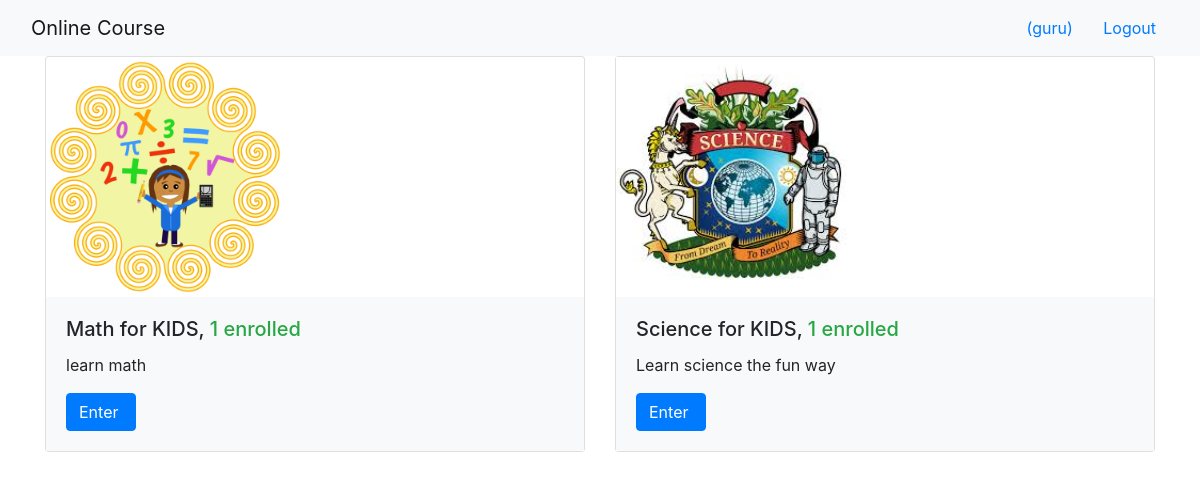
The app's page /onlinecourse/ (signed in) with its own data.
### onlinecourse/models.py (models this page shows, shortened)
class Course(models.Model):
    name = models.CharField(null=False, max_length=30, default='online course')
    image = models.ImageField(upload_to='course_images/')
    description = models.CharField(max_length=1000)
    pub_date = models.DateField(null=True)
    instructors = models.ManyToManyField(Instructor)
    users = models.ManyToManyField(settings.AUTH_USER_MODEL, through='Enrollment')
    total_enrollment = models.IntegerField(default=0)
    is_enrolled = False

### onlinecourse/views.py (the view)
class CourseListView(generic.ListView):
    template_name = 'onlinecourse/course_list_bootstrap.html'
    context_object_name = 'course_list'
    def get_queryset(self):
        user = self.request.user
        courses = Course.objects.order_by('-total_enrollment')[:10]
        for course in courses:
            if user.is_authenticated:
                course.is_enrolled = check_if_enrolled(user, course)
        return courses

### onlinecourse/views.py (called while the page is built)
def check_if_enrolled(user, course):
    is_enrolled = False
    if user.id is not None:
        num_results = Enrollment.objects.filter(user=user, course=course).count()
        if num_results > 0:
            is_enrolled = True
    return is_enrolled

### onlinecourse/templates/onlinecourse/course_list_bootstrap.html (shortened to what this page needs)
<!DOCTYPE html>
<html lang="en">
<head>
    {% load static %}
    <link rel="stylesheet" href="https://maxcdn.bootstrapcdn.com/bootstrap/4.5.2/css/bootstrap.min.css">
</head>
<body>
    <nav class="navbar navbar-light bg-light">
        <div class="container-fluid">
            <div class="navbar-header">
                  <a class="navbar-brand" href="#">Online Course</a>
            </div>
            <ul class="nav navbar-nav navbar-right">
                {% if user.is_authenticated %}
                <li>
                    <a class="btn btn-link" href="#">{{ user.first_name }}({{ user.username }})</a>
                    <a class="btn btn-link" href="{% url 'onlinecourse:logout' %}">Logout</a>
                </li>
                {% endif %}
            </ul>
        </div>
    </nav>
    {% if course_list %}
        <div class="container">
            <div class="card-deck">
                {% for course in course_list %}
                         <div class="card" style="width: 36rem;">
                          <img class="card-img-left" src="{{MEDIA_URL}}/{{ course.image }}" width="240px" height="240px"
                               alt="Course image">
                          <div class="card-body bg-light">
                              <h5 class="card-title">{{ course.name }}, <span class="text-success">
                                  {{ course.total_enrollment}} enrolled</span></h5>
                            <p class="card-text">{{ course.description}}</p>
                            <form action="{% url 'onlinecourse:enroll' course.id %}" method="post">
                                  <input class="btn btn-primary"  type="submit"
                                         value="{% if course.is_enrolled %}Enter{% else %}Enroll{% endif %} ">
                            </form>
                          </div>
                        </div>
                {% endfor %}
            </div>
        </div>
    {% else %}
        <p>No courses are available.</p>
    {% endif %}
</body>
</html>

### records on screen
Course: image (picture), name "Math for KIDS", total_enrollment "1", description "learn math", is_enrolled "Enter"
Course: image (picture), name "Science for KIDS", total_enrollment "1", description "Learn science the fun way", is_enrolled "Enter"

### other values on screen
{{ user.username }} "guru"
